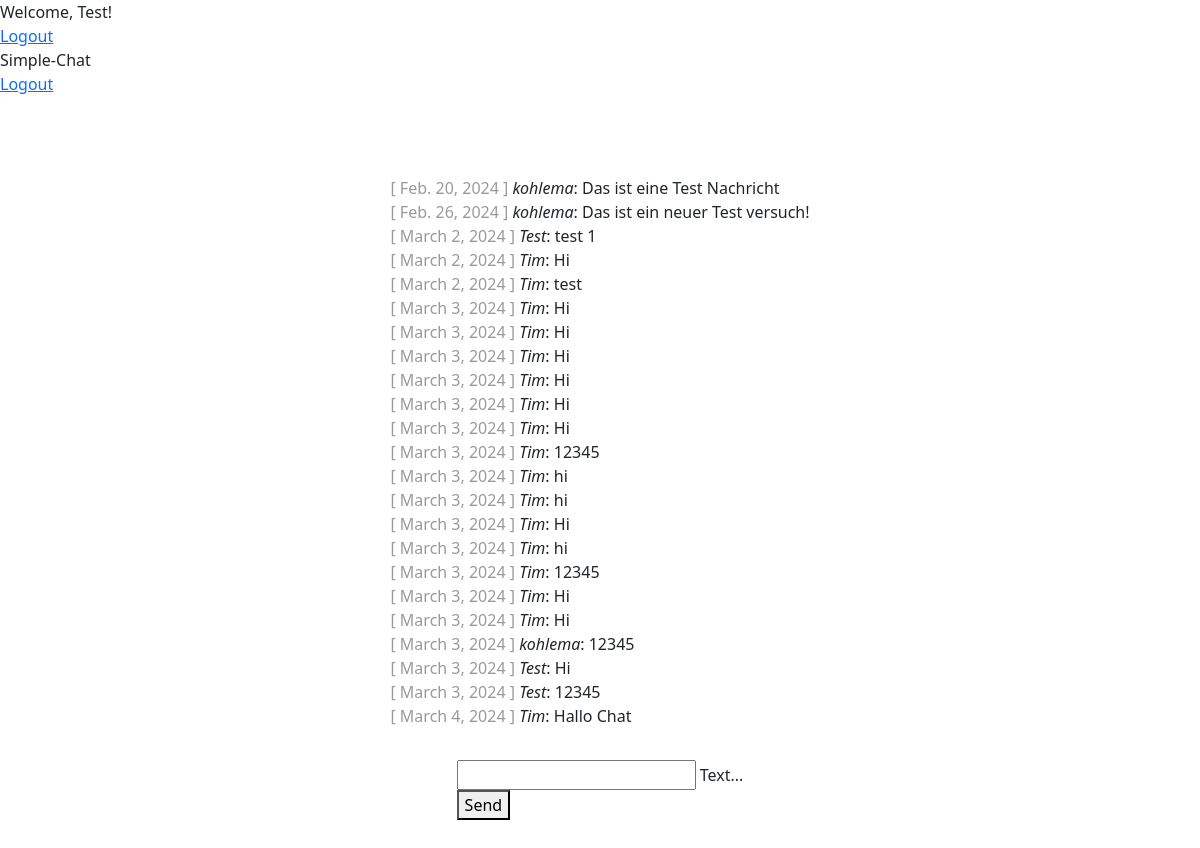
Page /chat/ (signed in) on the earlier database version.
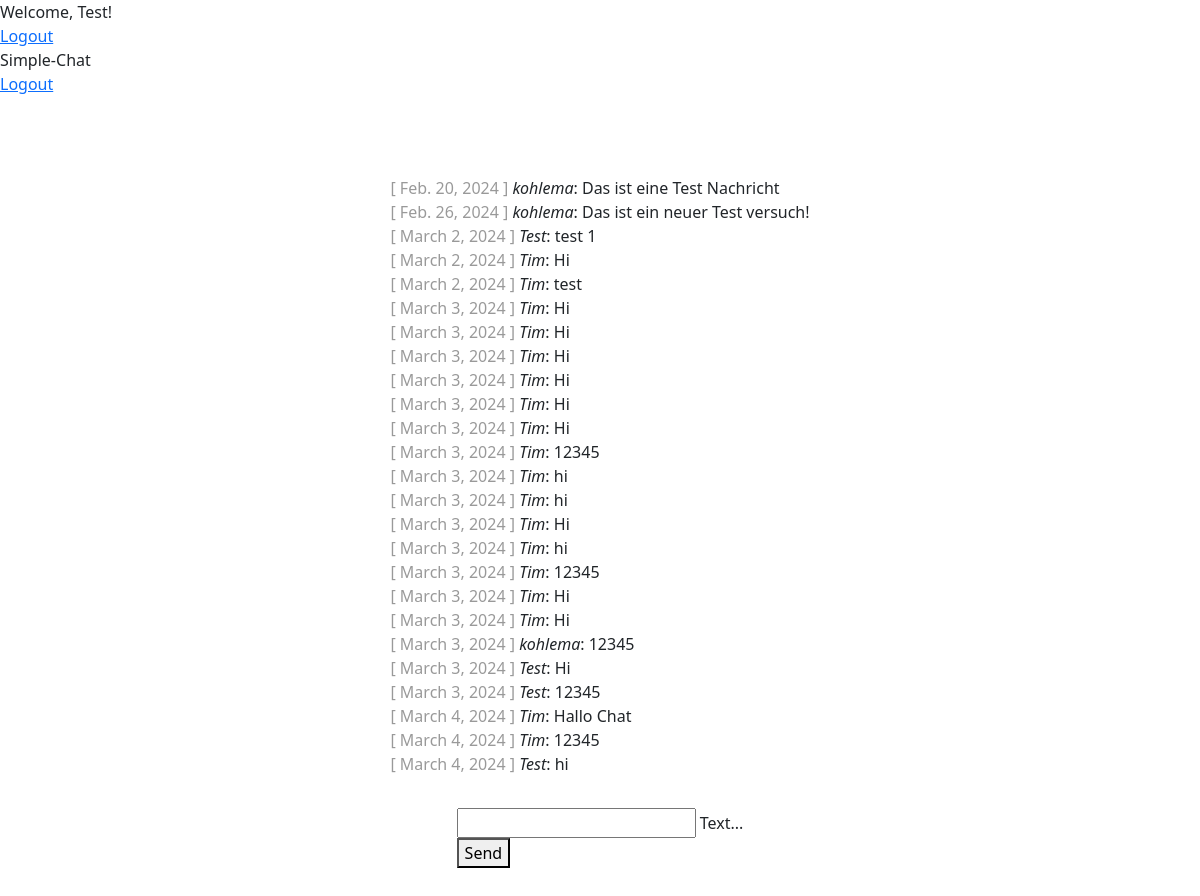
Same page on the later database version.
### chat/models.py (models this page shows)
class Message(models.Model):
    text = models.CharField(max_length=500)
    created_at = models.DateField(default=date.today)
    chat = models.ForeignKey(Chat, on_delete=models.CASCADE, related_name='chat_message_set', default=None, blank=True, null=True)
    author = models.ForeignKey(settings.AUTH_USER_MODEL, on_delete=models.CASCADE, related_name='author_message_set')
    receiver = models.ForeignKey(settings.AUTH_USER_MODEL, on_delete=models.CASCADE, related_name='receiver_message_set')

### chat/views.py (the view, shortened to what this page needs)
# urls.py: path('chat/', index, name="chat"),
@login_required(login_url='/login_user/')                           #Refers to login page
def index(request):
    chat_messages = Message.objects.filter(chat__id=1)              #chat__id=1 = object__mit der id 1 => returns an Array
    return render(
        request,
        'chat/index.html',
        {'chat_messages': chat_messages}
    )

### chat/utils.py (called while the page is built)
def isRequestPost(request):
    return request.method == 'POST'

### chat/templates/chat/index.html (shortened to what this page needs)
{% extends "base.html" %}
{% block content %} {% if request.user.is_authenticated %}
<div id="messageContainer">
	{% for message in chat_messages %}
	<div>
		<span class="color-gray">[ {{ message.created_at }} ]</span>
		<i>{{ message.author }}</i>: {{ message.text }}
	</div>
	{% endfor %}
</div>
<form
	onsubmit="sendMessage(); return false;"
	method="POST"
	id="chatForm"
	class="form-style"
>
	<div class="mdl-textfield mdl-js-textfield mdl-textfield--floating-label">
		<input
			name="messageField"
			class="mdl-textfield__input"
			type="text"
			id="messageField"
		/>
		<label class="mdl-textfield__label" for="messageField">Text...</label>
	</div>
	<button
		class="mdl-button mdl-js-button mdl-button--raised mdl-js-ripple-effect mdl-button--accent"
		type="submit"
	>
		Send
	</button>
</form>
{% else %}
<h1>Not logged in!</h1>
<p>
	You are not logged in. Please log in.<br />
	Please follow the Link for <a href="{% url 'login_user' %}">Login</a>.
</p>
{% endif %} {% endblock %}

### templates/base.html (shortened to what this page needs)
<!DOCTYPE html>
<html lang="en">
	<head>
		{% load static %}
		<link
			rel="stylesheet"
			href="https://code.getmdl.io/1.3.0/material.indigo-pink.min.css"
		/>
		<link
			rel="stylesheet"
			href="https://cdn.jsdelivr.net/npm/bootstrap@5.3.3/dist/css/bootstrap.min.css"
		/>
		<link rel="stylesheet" href="{% static 'css/style.css' %}" />
	</head>
	<body>
		<div class="mdl-layout mdl-js-layout mdl-layout--fixed-header">
			<header class="mdl-layout__header">
				<div class="mdl-layout__header-row">
					{% if request.user.is_authenticated %}
					<span class="mdl-layout-title">
						{% if request.user.first_name %}
						Welcome, {{ request.user.first_name }}!
						{% else %}
						Welcome, {{ request.user }}!
						{% endif %}
					</span>
					{% else %}
					<span class="mdl-layout-title">
						Welcome by Simple-Chat
					</span>
					{% endif %}
					<nav class="mdl-navigation mdl-layout--large-screen-only">
						{% if request.user.is_authenticated %}
						<a
							class="mdl-navigation__link"
							href="{% url 'logout_user' %}"
							>Logout</a
						>
						{% endif %}
					</nav>
				</div>
			</header>
			<div class="mdl-layout__drawer mdl-layout--small-screen-only">
				<span class="mdl-layout-title">Simple-Chat</span>
				<nav class="mdl-navigation">
					{% if request.user.is_authenticated %}
					<a
						class="mdl-navigation__link"
						href="{% url 'logout_user' %}"
						>Logout</a
					>
					{% endif %}
				</nav>
			</div>
			<main class="mdl-layout__content">
				<div class="page-content">
					{% block content %}{% endblock %}
				</div>
			</main>
		</div>
	</body>
</html>

### static/css/style.css (style rules this page uses)
.color-gray { color: rgba(0, 0, 0, 0.4); }
.form-style { margin-top: 2rem !important; }
.page-content { padding: 5rem 2rem; display: flex; flex-direction: column; justify-content: center; align-items: center; }

Differences in the rows shown:
added Message: created_at "March 4, 2024", author "Tim", text "12345"
added Message: created_at "March 4, 2024", author "Test", text "hi"
